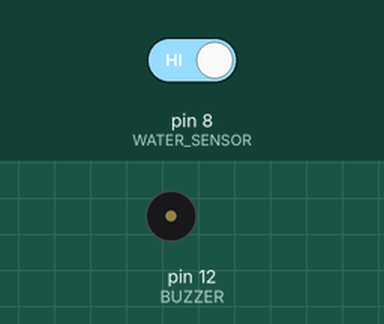
This sketch was run on a simulated Arduino Uno, built with avr-gcc and run on an emulated ATmega328P. Shown: buzzer (waves = sounding, pin HIGH). The inputs (shaded band) are chosen by the test bench; at power-on: pin 8 (WATER_SENSOR) HIGH.

Above: at 1.2 s.
1.3 s: pin 8 (WATER_SENSOR) driven LOW
At 1.51 s:
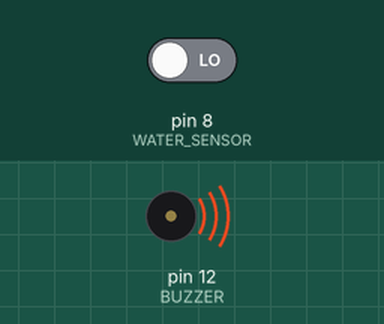
4.3 s: pin 8 (WATER_SENSOR) driven HIGH
At 6.6 s:
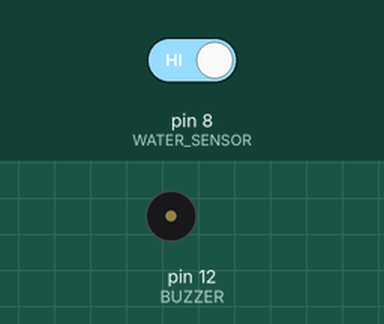
Timing chart, 0 to 8.1 s (numbered marks = the images above; inputs shaded):
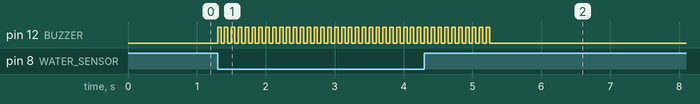

Measured:
- after the input at 1.3 s, pin 12 (BUZZER): alternates HIGH for 0.05 s and LOW for 0.05 s, starting at once
- after the input at 4.3 s, pin 12 (BUZZER): goes on until 5.3 s, then stays LOW

The sketch:

sketch_feb03c.ino
```cpp
#define WATER_SENSOR 8
#define BUZZER 12
void setup(){
  pins_init();
}
void loop(){
  if(isExposedToWater())
  soundAlarm();
}
void pins_init(){
  pinMode(WATER_SENSOR, INPUT);
  pinMode(BUZZER, OUTPUT);
}
void soundAlarm(){
  for(uint8_t i=0;i<20;i++){
    digitalWrite(BUZZER, HIGH);
    delay(50);
    digitalWrite(BUZZER, LOW);
    delay(50);
  }
}
boolean isExposedToWater(){
  if(digitalRead(WATER_SENSOR)==LOW) return true;
  else return false;
}
```
